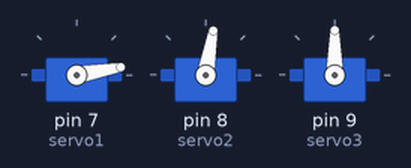
This sketch was run on a simulated Arduino Uno, built with avr-gcc and run on an emulated ATmega328P. Shown: 3 × servo.

Above: at 0.05 s.
At 1.25 s:
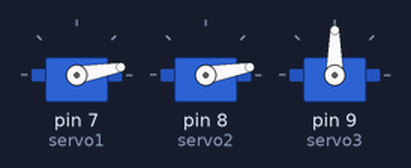
At 2.5 s:
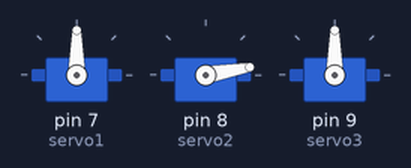
At 3.75 s:
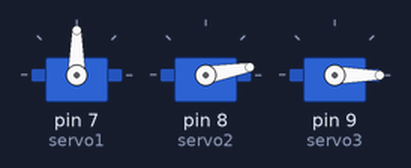
At 5.0 s:
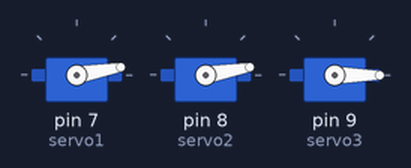
Timing chart, 0 to 6.5 s (numbered marks = the images above):
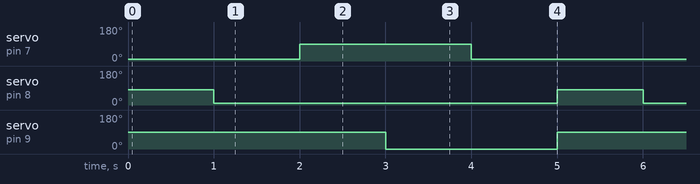

Measured:
- by itself, servo on pin 7 (servo1): alternates 90° for 2.0 s and 10° for 3.0 s
- by itself, servo on pin 8 (servo2): alternates 80° for 1.0 s and 10° for 4.0 s
- by itself, servo on pin 9 (servo3): alternates 90° for 3.0 s and 0° for 2.0 s

The sketch:

servotest.ino
```cpp
#include<Servo.h>
Servo servo1;
Servo servo2;
Servo servo3;

void setup() {
  Serial.begin(9600);

  servo1.attach(7);
  servo2.attach(8);
  servo3.attach(9);


  servo1.write(10);
  servo2.write(80);
  servo3.write(90);
}

void loop() {

  delay(1000);
  servo2.write(10);
  delay(1000);
  servo1.write(90);
  delay(1000);
  servo3.write(0);
  delay(1000);
  servo1.write(10);
  delay(1000);
  servo2.write(80);
  servo3.write(90);
}
```
